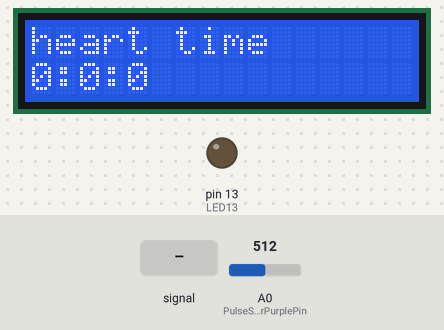
This sketch was run on a simulated Arduino Uno, built with avr-gcc and run on an emulated ATmega328P. Parts: 16×2 character LCD, output pins drawn as LEDs (lit = HIGH). Dashed ring = blinking. Inputs (shaded band) come from the test bench; at power-on: A0 (PulseSensorPurplePin) = 512. What the sketch prints to the serial monitor is not drawn.

Above: at 3.2 s.
3.3 s: A0 (PulseSensorPurplePin) fed a 200 Hz sine of ±81 counts around its level
At 3.43 s:
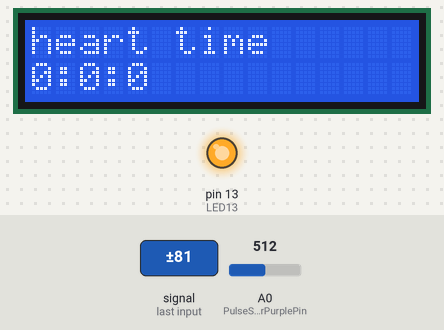
5.4 s: A0 (PulseSensorPurplePin) set to 560
At 5.53 s:
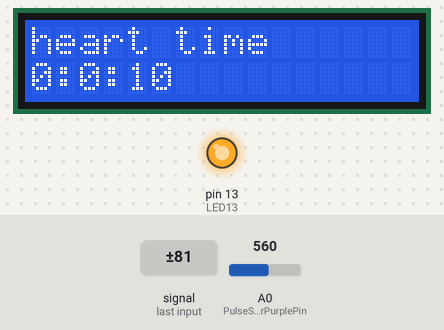
7.7 s: A0 (PulseSensorPurplePin) set to 535
At 8.9 s:
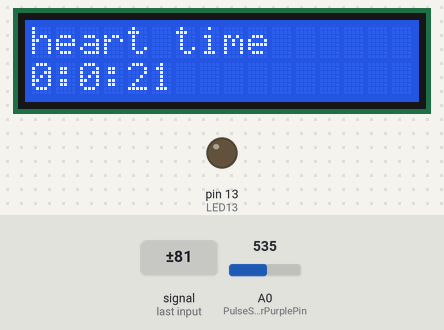
9.2 s: A0 (PulseSensorPurplePin) fed a 1000 Hz sine of ±255 counts around its level
At 9.74 s:
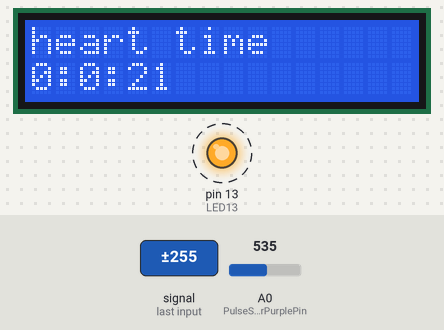
11.3 s: A0 (PulseSensorPurplePin) set to 716
At 12.79 s:
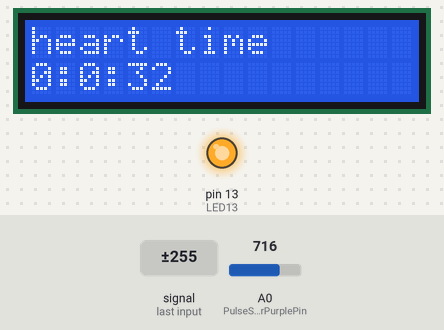
14.1 s: A0 (PulseSensorPurplePin) set to 0
At 14.4 s:
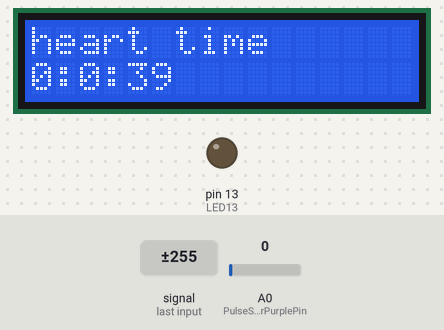
Timing chart, 0 to 17.1 s (numbered marks = the images above; inputs shaded):
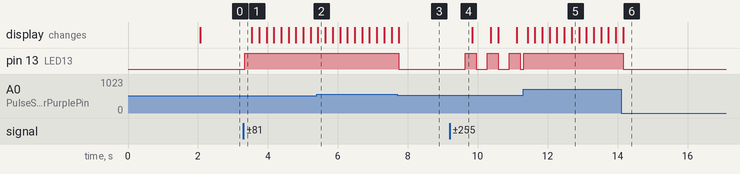

The sketch:

myTime.ino
```cpp
#include <LiquidCrystal.h>

int PulseSensorPurplePin = 0;
int LED13 = 13;
int Signal;
int Threshold = 550;  //閾値
char Time[3];
int Second = 0;
int Minute = 0;
int Hour = 0;

int dock = 0; //ドックンドックン


LiquidCrystal lcd(7, 8, 9, 10, 11, 12);

void setup() {

  lcd.begin(16, 2);          // LCDの桁数と行数を指定する(16桁2行)
  lcd.clear();               // LCD画面をクリア
  lcd.setCursor(0, 0);       // カーソルの位置を指定
  lcd.print("heart time");       // 文字の表示
  pinMode(LED13, OUTPUT);
  Serial.begin(57600);
  delay(2000);
}

void loop() {
  if(Second == 60){
    Second = 0;
    Minute += 1;
  }
  if(Minute == 60){
    Minute = 0;
    Hour += 1;
  }
  if(Hour == 24){
    Hour = 0;
  }
  lcd.clear();
  lcd.setCursor(0, 0);
  lcd.print("heart time");
  lcd.setCursor(0, 1);
  lcd.print(String(Hour) + ":" + String(Minute) + ":" + String(Second));
  int count = 0;
  Signal = analogRead(PulseSensorPurplePin);
  if (Signal > Threshold) {                        // If the signal is above "550", then "turn-on" Arduino's on-Board LED.
    digitalWrite(LED13, HIGH);
  } else {
    digitalWrite(LED13, LOW);               //  Else, the sigal must be below "550", so "turn-off" this LED.
    count = 1;
  }
  if (count == 0) {
    dock += 1;
  }
  if (dock == 2) {
    Second += 1;
    dock = 0;
  }
  Serial.println(Signal);
  delay(100);
}
```

Measured:
- the behaviour switches between 551 and 550 on A0 (PulseSensorPurplePin) (found by bisection; images 2 and 3)
- after the input at 3.3 s, pin 13 (LED13): LOW → HIGH at once
- after the input at 5.4 s, pin 13 (LED13): stays HIGH (without the input it goes to LOW after 0.24 s)
- after the input at 7.7 s, pin 13 (LED13): HIGH → LOW after 0.05 s
- after the input at 9.2 s, pin 13 (LED13): alternates HIGH for 0.32 s and LOW for 0.32 s, starting after 0.44 s
- after the input at 14.1 s, pin 13 (LED13): HIGH → LOW after 0.06 s
